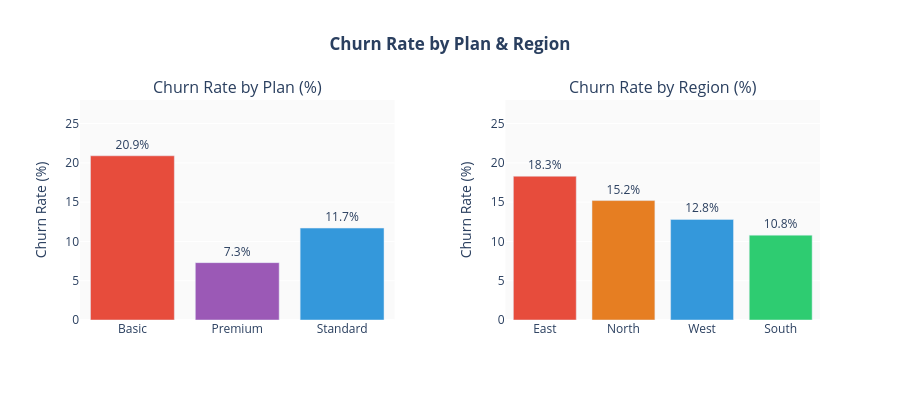

Notebook cell for this chart:
### Markdown cell above
## Churn by Plan & Region

### Code cell
plan_churn = df.groupby('Plan')['Churned'].agg(['sum','count','mean']).reset_index()
plan_churn.columns = ['Plan','Churned','Total','Rate']
plan_churn['Rate_Pct'] = (plan_churn['Rate']*100).round(1)

region_churn = df.groupby('Region')['Churned'].agg(['sum','count','mean']).reset_index()
region_churn.columns = ['Region','Churned','Total','Rate']
region_churn['Rate_Pct'] = (region_churn['Rate']*100).round(1)
region_churn = region_churn.sort_values('Rate_Pct', ascending=False)

fig = make_subplots(rows=1, cols=2,
    subplot_titles=('Churn Rate by Plan (%)', 'Churn Rate by Region (%)'),
    horizontal_spacing=0.15)

fig.add_trace(go.Bar(
    x=plan_churn['Plan'], y=plan_churn['Rate_Pct'],
    marker_color=['#e74c3c','#9b59b6','#3498db'],
    text=plan_churn['Rate_Pct'].astype(str)+'%',
    textposition='outside', name='Plan'
), row=1, col=1)

fig.add_trace(go.Bar(
    x=region_churn['Region'], y=region_churn['Rate_Pct'],
    marker_color=['#e74c3c','#e67e22','#3498db','#2ecc71'],
    text=region_churn['Rate_Pct'].astype(str)+'%',
    textposition='outside', name='Region'
), row=1, col=2)

fig.update_layout(height=400, showlegend=False,
    title_text='<b>Churn Rate by Plan & Region</b>', title_x=0.5,
    paper_bgcolor='white', plot_bgcolor='#fafafa')
fig.update_yaxes(title_text='Churn Rate (%)', range=[0,28])
fig.show()

### Figure 1 — Plotly figure (JSON) as saved in the notebook; plotly's stock layout.template omitted (floating-point values rounded to 4 significant figures)
{"data": [{"marker": {"color": ["#e74c3c", "#9b59b6", "#3498db"]}, "name": "Plan", "text": ["20.9%", "7.3%", "11.7%"], "textposition": "outside", "type": "bar", "x": ["Basic", "Premium", "Standard"], "xaxis": "x", "y": [20.9, 7.3, 11.7], "yaxis": "y"}, {"marker": {"color": ["#e74c3c", "#e67e22", "#3498db", "#2ecc71"]}, "name": "Region", "text": ["18.3%", "15.2%", "12.8%", "10.8%"], "textposition": "outside", "type": "bar", "x": ["East", "North", "West", "South"], "xaxis": "x2", "y": [18.3, 15.2, 12.8, 10.8], "yaxis": "y2"}], "layout": {"annotations": [{"font": {"size": 16}, "showarrow": false, "text": "Churn Rate by Plan (%)", "x": 0.2125, "xanchor": "center", "xref": "paper", "y": 1, "yanchor": "bottom", "yref": "paper"}, {"font": {"size": 16}, "showarrow": false, "text": "Churn Rate by Region (%)", "x": 0.7875, "xanchor": "center", "xref": "paper", "y": 1, "yanchor": "bottom", "yref": "paper"}], "height": 400, "paper_bgcolor": "white", "plot_bgcolor": "#fafafa", "showlegend": false, "title": {"text": "<b>Churn Rate by Plan & Region</b>", "x": 0.5}, "xaxis": {"anchor": "y", "domain": [0, 0.425]}, "xaxis2": {"anchor": "y2", "domain": [0.575, 1]}, "yaxis": {"anchor": "x", "domain": [0, 1], "range": [0, 28], "title": {"text": "Churn Rate (%)"}}, "yaxis2": {"anchor": "x2", "domain": [0, 1], "range": [0, 28], "title": {"text": "Churn Rate (%)"}}}}
